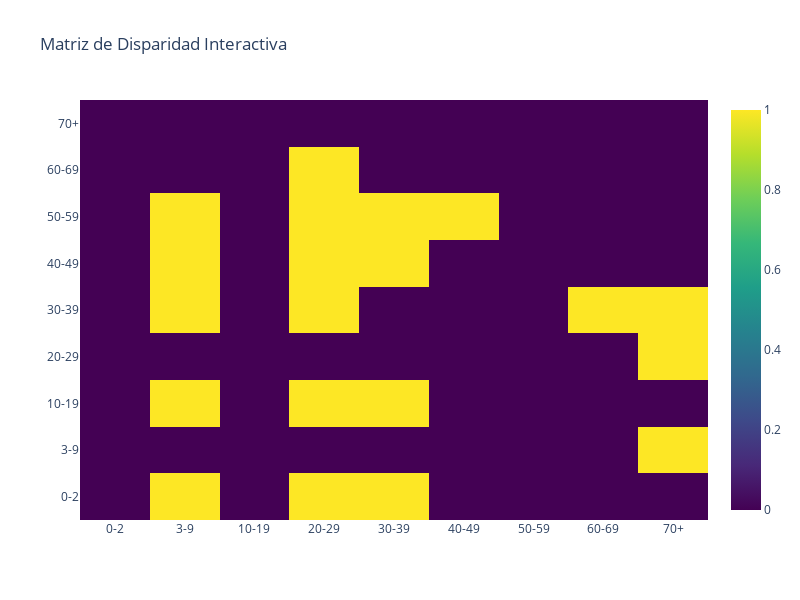

The notebook cell saved with this chart:
### Code cell
fig = go.Figure(data=go.Heatmap(
    z=result,
    x=[age_true[i] for i in range(len(result[0]))],
    y=[age_true[i] for i in range(len(result))],
    colorscale='Viridis',
    showscale=True
))
fig.update_layout(title='Matriz de Disparidad Interactiva', height=600, width=800)
fig.show()

### Figure 1 — Plotly figure (JSON) as saved in the notebook; plotly's stock layout.template omitted (floating-point values rounded to 4 significant figures)
{"data": [{"colorscale": [[0, "#440154"], [0.1111, "#482878"], [0.2222, "#3e4989"], [0.3333, "#31688e"], [0.4444, "#26828e"], [0.5556, "#1f9e89"], [0.6667, "#35b779"], [0.7778, "#6ece58"], [0.8889, "#b5de2b"], [1, "#fde725"]], "showscale": true, "type": "heatmap", "x": ["0-2", "3-9", "10-19", "20-29", "30-39", "40-49", "50-59", "60-69", "70+"], "y": ["0-2", "3-9", "10-19", "20-29", "30-39", "40-49", "50-59", "60-69", "70+"], "z": [[0, 1, 0, 1, 1, 0, 0, 0, 0], [0, 0, 0, 0, 0, 0, 0, 0, 1], [0, 1, 0, 1, 1, 0, 0, 0, 0], [0, 0, 0, 0, 0, 0, 0, 0, 1], [0, 1, 0, 1, 0, 0, 0, 1, 1], [0, 1, 0, 1, 1, 0, 0, 0, 0], [0, 1, 0, 1, 1, 1, 0, 0, 0], [0, 0, 0, 1, 0, 0, 0, 0, 0], [0, 0, 0, 0, 0, 0, 0, 0, 0]]}], "layout": {"height": 600, "title": {"text": "Matriz de Disparidad Interactiva"}, "width": 800}}
